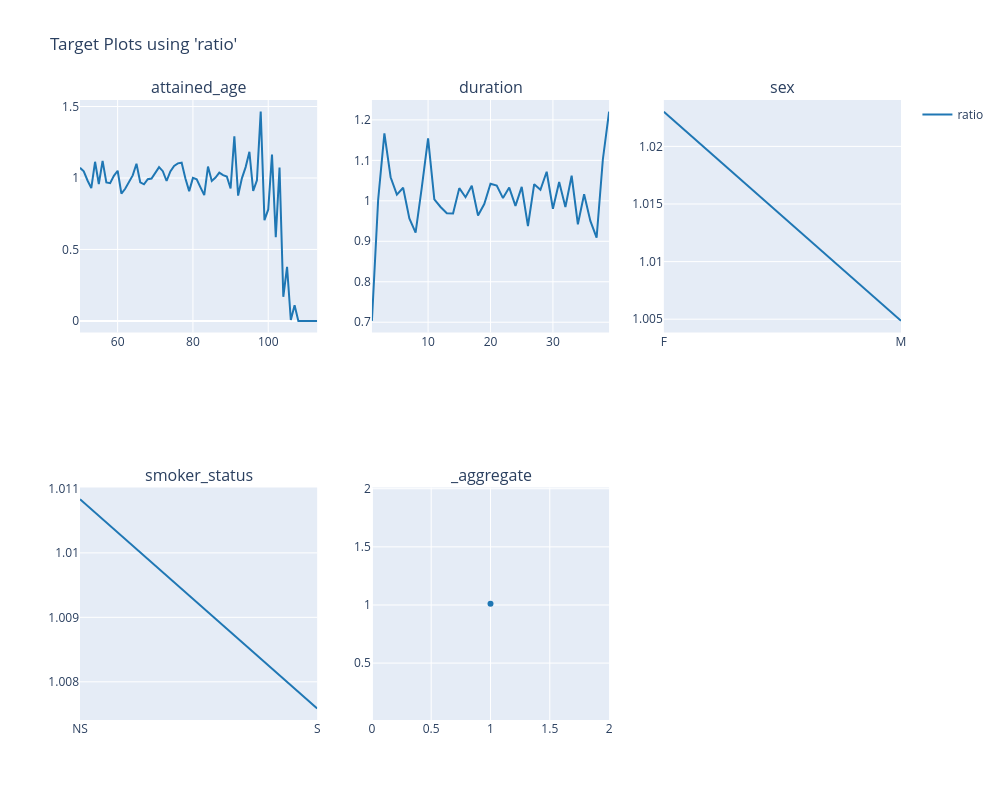

Notebook source saved alongside this figure:
### Code cell
charters.target(
    df=model_data,
    target="ratio",
    cols=3,
    features=model_features,
    numerator=["death_claim_amount"],
    denominator=["exp_amt_neural"],
).show()

### Figure 1 — Plotly figure (JSON) as saved in the notebook; plotly's stock layout.template omitted (floating-point values rounded to 4 significant figures)
{"data": [{"line": {"color": "#1F77B4"}, "mode": "lines", "name": "ratio", "showlegend": true, "type": "scatter", "x": [50, 51, 52, 53, 54, 55, 56, 57, 58, 59, 60, 61, 62, 63, 64, 65, 66, 67, 68, 69, 70, 71, 72, 73, 74, 75, 76, 77, 78, 79, 80, 81, 82, 83, 84, 85, 86, 87, 88, 89, 90, 91, 92, 93, 94, 95, 96, 97, 98, 99, 100, 101, 102, 103, 104, 105, 106, 107, 108, 109, 110, 111, 112, 113], "xaxis": "x", "y": [1.071, 1.047, 0.9824, 0.9288, 1.113, 0.9578, 1.119, 0.9684, 0.9635, 1.015, 1.05, 0.8904, 0.9244, 0.9695, 1.018, 1.1, 0.9699, 0.9558, 0.9913, 0.996, 1.034, 1.076, 1.048, 0.9789, 1.046, 1.085, 1.102, 1.107, 0.9957, 0.9081, 1.001, 0.9912, 0.9343, 0.8801, 1.08, 0.9792, 1.003, 1.038, 1.02, 1.011, 0.9268, 1.291, 0.8768, 0.9975, 1.076, 1.183, 0.9103, 0.9832, 1.464, 0.7051, 0.7799, 1.163, 0.5857, 1.074, 0.1688, 0.3776, 0.005949, 0.1087, 0.0, 0.0, 0.0, 0.0, 0.0, 0.0], "yaxis": "y"}, {"line": {"color": "#1F77B4"}, "mode": "lines", "name": "ratio", "showlegend": false, "type": "scatter", "x": [1, 2, 3, 4, 5, 6, 7, 8, 9, 10, 11, 12, 13, 14, 15, 16, 17, 18, 19, 20, 21, 22, 23, 24, 25, 26, 27, 28, 29, 30, 31, 32, 33, 34, 35, 36, 37, 38, 39], "xaxis": "x2", "y": [0.7033, 1.002, 1.167, 1.058, 1.015, 1.032, 0.9566, 0.9214, 1.034, 1.154, 1.004, 0.9848, 0.9693, 0.9685, 1.031, 1.009, 1.037, 0.9639, 0.9919, 1.042, 1.038, 1.007, 1.033, 0.9874, 1.035, 0.9378, 1.041, 1.027, 1.072, 0.9804, 1.047, 0.9847, 1.062, 0.942, 1.016, 0.9504, 0.9088, 1.102, 1.22], "yaxis": "y2"}, {"line": {"color": "#1F77B4"}, "mode": "lines", "name": "ratio", "showlegend": false, "type": "scatter", "x": ["F", "M"], "xaxis": "x3", "y": [1.023, 1.005], "yaxis": "y3"}, {"line": {"color": "#1F77B4"}, "mode": "lines", "name": "ratio", "showlegend": false, "type": "scatter", "x": ["NS", "S"], "xaxis": "x4", "y": [1.011, 1.008], "yaxis": "y4"}, {"line": {"color": "#1F77B4"}, "mode": "markers", "name": "ratio", "showlegend": false, "type": "scatter", "x": [1], "xaxis": "x5", "y": [1.011], "yaxis": "y5"}], "layout": {"annotations": [{"font": {"size": 16}, "showarrow": false, "text": "attained_age", "x": 0.1444, "xanchor": "center", "xref": "paper", "y": 1, "yanchor": "bottom", "yref": "paper"}, {"font": {"size": 16}, "showarrow": false, "text": "duration", "x": 0.5, "xanchor": "center", "xref": "paper", "y": 1, "yanchor": "bottom", "yref": "paper"}, {"font": {"size": 16}, "showarrow": false, "text": "sex", "x": 0.8556, "xanchor": "center", "xref": "paper", "y": 1, "yanchor": "bottom", "yref": "paper"}, {"font": {"size": 16}, "showarrow": false, "text": "smoker_status", "x": 0.1444, "xanchor": "center", "xref": "paper", "y": 0.375, "yanchor": "bottom", "yref": "paper"}, {"font": {"size": 16}, "showarrow": false, "text": "_aggregate", "x": 0.5, "xanchor": "center", "xref": "paper", "y": 0.375, "yanchor": "bottom", "yref": "paper"}], "height": 800, "legend": {"orientation": "v", "x": 1.02, "xanchor": "left", "y": 1, "yanchor": "top"}, "title": {"text": "Target Plots using 'ratio'"}, "width": 1000, "xaxis": {"anchor": "y", "domain": [0, 0.2889]}, "xaxis2": {"anchor": "y2", "domain": [0.3556, 0.6444]}, "xaxis3": {"anchor": "y3", "domain": [0.7111, 1]}, "xaxis4": {"anchor": "y4", "domain": [0, 0.2889]}, "xaxis5": {"anchor": "y5", "domain": [0.3556, 0.6444]}, "xaxis6": {"anchor": "y6", "domain": [0.7111, 1]}, "yaxis": {"anchor": "x", "domain": [0.625, 1]}, "yaxis2": {"anchor": "x2", "domain": [0.625, 1]}, "yaxis3": {"anchor": "x3", "domain": [0.625, 1]}, "yaxis4": {"anchor": "x4", "domain": [0, 0.375]}, "yaxis5": {"anchor": "x5", "domain": [0, 0.375]}, "yaxis6": {"anchor": "x6", "domain": [0, 0.375]}}}
